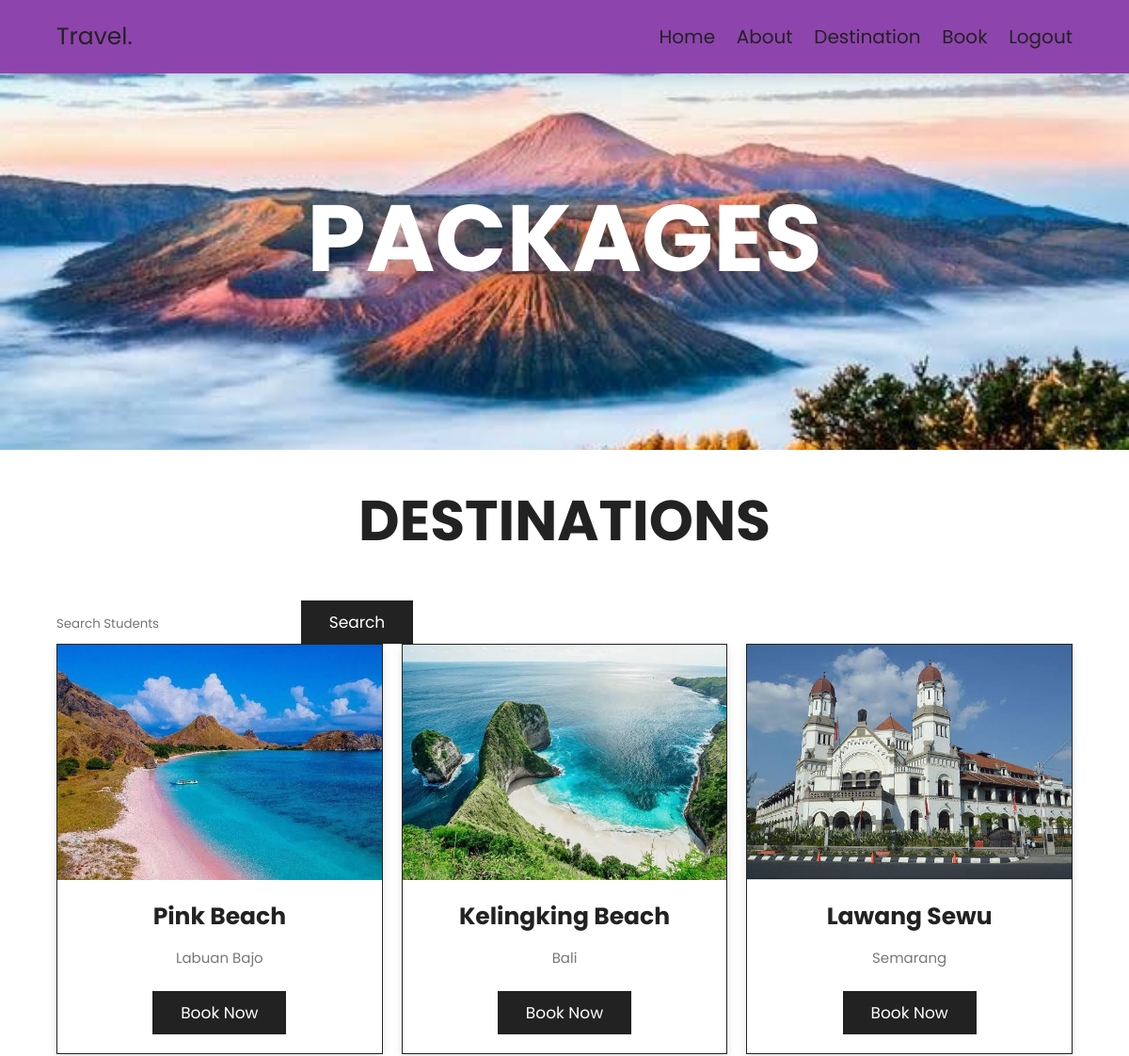
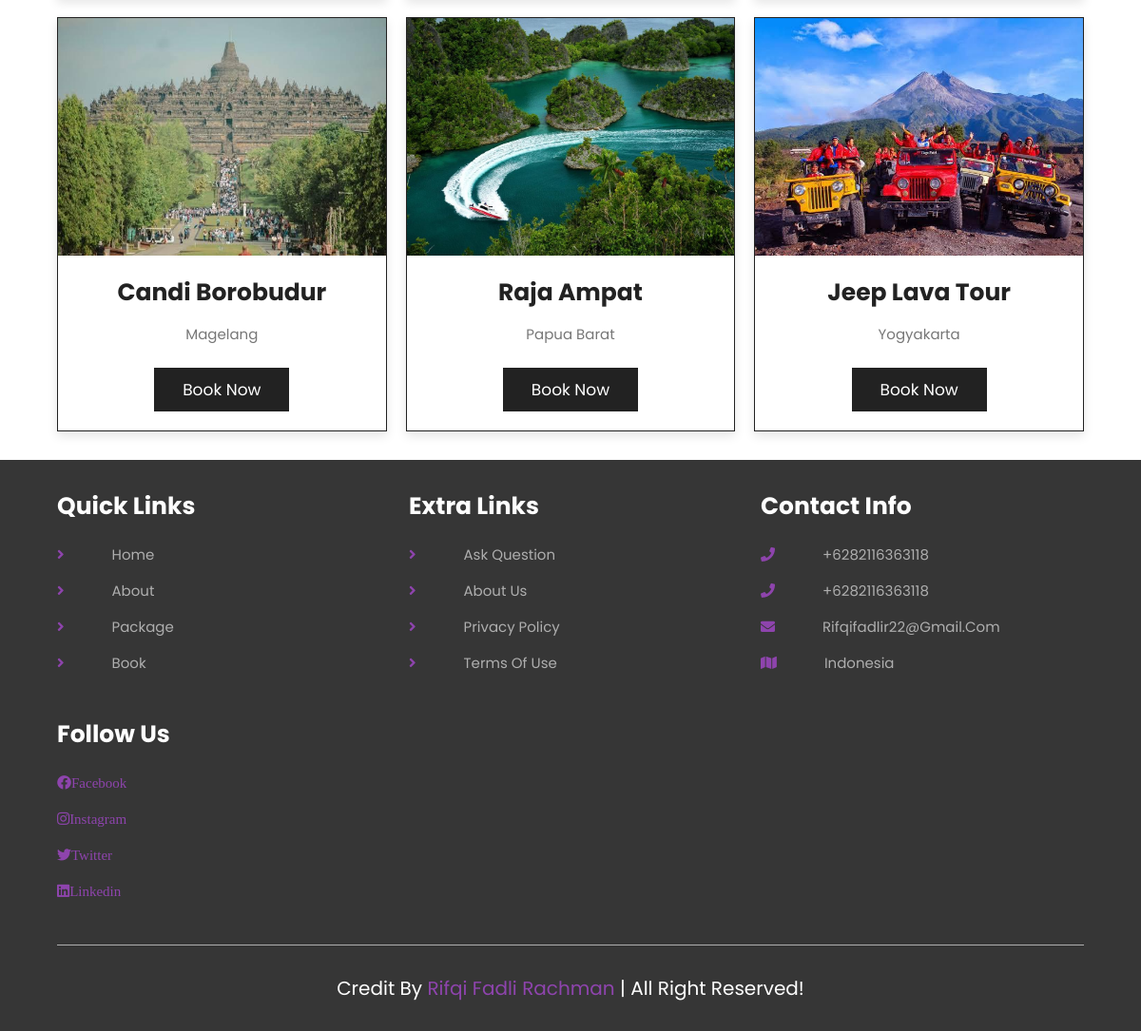
/package.php, run on the app's committed database (2 pictures, top to bottom).
### tables this page shows
CREATE TABLE `destination` (
  `id` int NOT NULL,
  `gambar` varchar(255) NOT NULL,
  `nama` varchar(255) NOT NULL,
  `lokasi` varchar(255) NOT NULL,
  `top_id` int DEFAULT NULL
);

### package.php (the view, shortened to what this page needs)
<?php
include 'config.php';
$tampil = mysqli_query($conn, "SELECT * FROM destination");
?>
<!DOCTYPE html>
<html lang="en">
<head>
    <link rel="stylesheet" href="https://unpkg.com/swiper@7/swiper-bundle.min.css"/>
    <link rel="stylesheet" href="https://cdnjs.cloudflare.com/ajax/libs/font-awesome/5.15.4/css/all.min.css">
    <link  href="css/style.css" rel="stylesheet" />
</head>
<body>
<section class="header">
    <a href="home.php" class="logo">Travel.</a>
    <nav class="navbar">
    <a href="index.php">Home</a>
        <a href="about.php">About</a>
        <a href="package.php">Destination</a>
        <a href="book.php">Book</a>
        <a href="logout.php">Logout</a>
    </nav>
</section>
<div class="heading" style="background:url(images/header-bg-2.jpg)" no-repeat>
  <h1>packages</h1>
</div>
<section class="packages">
    <h1 class="heading-title">Destinations</h1>
    <div class="row mb-5 mt-5">
        <div class="col-md-6">
            <form action="" method="get">
                <div class="input-group">
                    <input type="search" class="form-control" name="keyword" id="keyword" placeholder="Search students" autofocus autocomplete="off">
                    <button class="btn btn-primary" name="search" id="search-button" type="submit" id="button-addon2">Search</button>
                </div>
            </form>
        </div>
    </div>
    <div id="search-container">
    <div class="box-container">
<?php foreach ($tampil as $t) : ?>
    <div class="box">
         <div class="image">
           <img src="images/package/<?= $t['gambar']; ?>">
        </div>
        <div class="content">
           <h3><?= $t['nama']; ?></h3>
           <p><?= $t['lokasi']; ?></p>
           <a href="book.php" class="btn">book now</a>
        </div>
      </div>
<?php endforeach; ?>
    </div>
    </div>
</section>
<section class="footer">
 <div class="box-container">
   <div class="box">
    <h3>Quick Links</h3>
    <a href="home.php"><i class="fas fa-angle-right"></i>Home</a>
    <a href="about.php"><i class="fas fa-angle-right"></i>About</a>
    <a href="package.php"><i class="fas fa-angle-right"></i>Package</a>
    <a href="book.php"><i class="fas fa-angle-right"></i>Book</a>
   </div>
   <div class="box">
    <h3>Extra Links</h3>
    <a href="#"><i class="fas fa-angle-right"></i>ask question</a>
    <a href="#"><i class="fas fa-angle-right"></i>about Us</a>
    <a href="#"><i class="fas fa-angle-right"></i>privacy policy</a>
    <a href="#"><i class="fas fa-angle-right"></i>terms of use</a>
   </div>
   <div class="box">
    <h3>Contact Info</h3>
    <a href="#"><i class="fas fa-phone"></i>+6282116363118</a>
    <a href="#"><i class="fas fa-phone"></i>+6282116363118</a>
    <a href="#"><i class="fas fa-envelope"></i>rifqifadlir22@gmail.com</a>
    <a href="#"><i class="fas fa-map"></i>Indonesia</a>
   </div>
   <div class="box">
    <h3>follow us</h3>
    <a href="#"><i class="fab fa-facebook">facebook</i></a>
    <a href="#"><i class="fab fa-instagram">instagram</i></a>
    <a href="#"><i class="fab fa-twitter">twitter</i></a>
    <a href="#"><i class="fab fa-linkedin">linkedin</i></a>
   </div>
 </div>
  <div class="credit">credit by <span> Rifqi Fadli Rachman</span> | all right reserved!</div>
</section>
</body>
</html>

### css/style.css (style rules this page uses)
:root { --main-color: #8e44ad; --black:#222; --white:#fff; --red:#c0392b; --light-black:#777; --light-white:#fff9; --dark-bg:rgba(0,0,0,.7); --light-bg:#eee; --border:.1rem solid var(--black); --box-shadow:0 .5rem 1rem rgba(0,0,0,.1); --text-shadow:0 1.5rem 3rem rgba(0,0,0,.3); }
* { font-family: 'Poppins', sans-serif; margin: 0; padding: 0; box-sizing: border-box; outline: none; border: none; text-decoration: none; text-transform: capitalize ; }
html { font-size: 62.5%; overflow-x: hidden; }
section { padding: 5rem 10%; }
.heading { background-size: cover !important; background-position: center !important; padding-top: 10rem; padding-bottom: 15rem; display: flex; align-items: center; justify-content: center; }
.heading h1 { font-size: 10rem; text-transform: uppercase; color: var(--white); text-shadow: var(--text-shadow); }
.btn { display: inline-block; background: var(--black); margin-top: 1rem; color: var(--white); font-size: 1.7rem; padding: 1rem 3rem; cursor: pointer; }
.heading-title { text-align: center; margin-bottom: 3rem; font-size: 6rem; text-transform: uppercase; color: var(--black); }
.header { position: sticky; top: 0; left: 0; right: 0; z-index: 1000; background-color: var(--main-color); display: flex; padding-top: 2rem; padding-bottom: 2rem; box-shadow: var(--box-shadow); align-items: center; justify-content: space-between; }
.header .logo { font-size: 2.5rem; color:var(--black); }
.header .navbar a { font-size: 2rem; margin-left: 2rem; color: var(--black); }
.packages .box-container { display: grid; grid-template-columns: repeat(auto-fit, minmax(30rem, 1fr)); gap: 2rem; }
.packages .box-container .box { border: var(--border); box-shadow: var(--box-shadow); background: var(--white); }
.packages .box-container .box .image { height: 25rem; overflow: hidden; }
.packages .box-container .box .image img { height: 100%; width: 100%; object-fit: cover; transition: .2s linear; }
.packages .box-container .box .content { padding: 2rem; text-align: center; }
.packages .box-container .box .content h3 { font-size: 2.5rem; color: var(--black); }
.packages .box-container .box .content p { font-size: 1.5rem; color: var(--light-black); line-height: 2; padding: 1rem 0; }
.footer { background: url(../images/footer-bg.jpg); background-size: cover; background-position: center; }
.footer .box-container { display: grid; grid-template-columns: repeat(auto-fit, minmax(25rem, 1fr)); gap: 3rem; }
.footer .box-container .box h3 { color: var(--white); font-size: 2.5rem; padding-bottom: 2rem; }
.footer .box-container .box a { color: var(--light-white); font-size: 1.5rem; padding-bottom: 1.5rem; display: block; }
.footer .box-container .box a i { color: var(--main-color); padding-right: 5rem; transition: .2s linear; }
.footer .credit { text-align: center; padding-top: 3rem; margin-top: 3rem; border-top: .1rem solid var(--light-white); font-size: 2rem; color: var(--white); }
.footer .credit span { color: var(--main-color); }
@media (max-width:1200px) { section { padding: 3rem 5%; } }

### data on the page
destination: gambar (picture), nama "Pink Beach", lokasi "Labuan Bajo"
destination: gambar (picture), nama "Kelingking Beach", lokasi "Bali"
destination: gambar (picture), nama "Lawang Sewu", lokasi "Semarang"
destination: gambar (picture), nama "Candi Borobudur", lokasi "Magelang"
destination: gambar (picture), nama "Raja Ampat", lokasi "Papua Barat"
destination: gambar (picture), nama "Jeep Lava Tour", lokasi "Yogyakarta"
